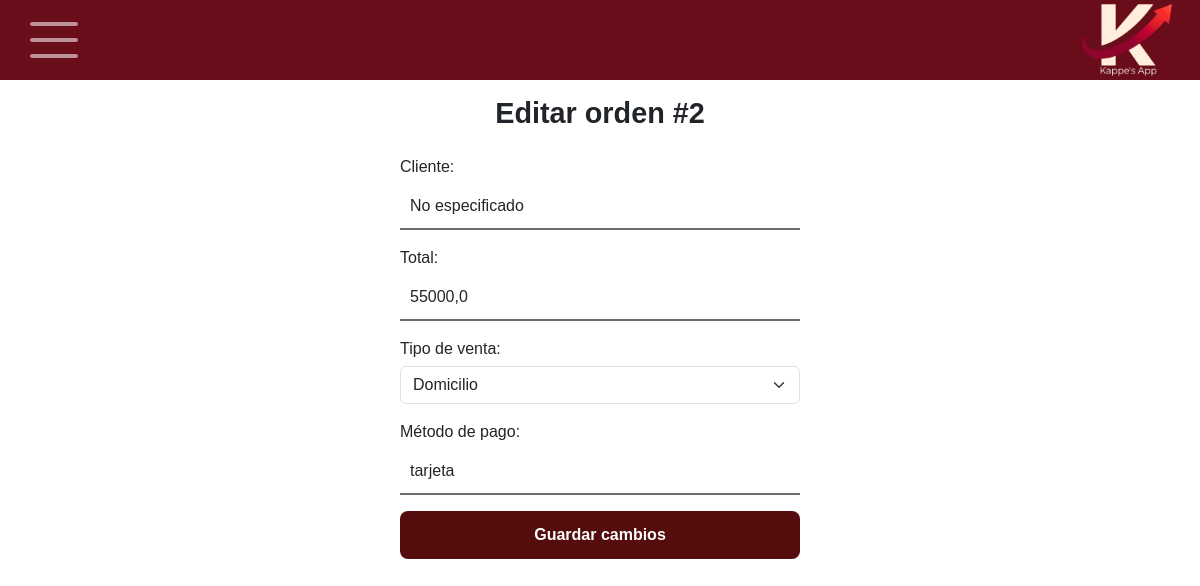
The app's page /ventas/editar_orden/17/ with its own data.
### principal/models/orden.py (models this page shows, shortened)
class Orden(models.Model):
    id_orden = models.AutoField(primary_key=True)
    id_usuario = models.ForeignKey(Usuario, on_delete=models.CASCADE, related_name='ordenes', null=True, blank=True)
    numero_orden = models.PositiveIntegerField(default=0)
    id_mesa = models.ForeignKey(Mesa, on_delete=models.SET_NULL, null=True, blank=True, related_name='ordenes')
    id_tipoVenta = models.ForeignKey(tipoVenta, on_delete=models.CASCADE, related_name='ordenes')
    fecha = models.DateTimeField(auto_now_add=True)
    total = models.FloatField(default=0)
    detalles = models.JSONField(default=list)
    nombre_cliente = models.CharField(max_length=100, null=True, blank=True)
    oculta = models.BooleanField(default=False)
    estado_pago = models.CharField(
    max_length=10,
    choices=[('pendiente', 'Pendiente'), ('pago', 'Pago')],
    default='pendiente'
    )
    metodo_pago = models.CharField(
        max_length=20,
        choices=[
            ('efectivo', 'Efectivo'),
            ('tarjeta', 'Tarjeta'),
            ('transferencia', 'Transferencia')
        ],
        default='efectivo'
    )

### principal/models/tipoVenta.py (models this page shows, shortened)
class tipoVenta(models.Model):
    id_tipo = models.AutoField(primary_key=True)
    nombre = models.CharField(max_length=100)
    descripcion = models.TextField(blank=True)
    ajuste_precio = models.DecimalField(max_digits=10, decimal_places=2, default=0)
    modo_ajuste = models.CharField(max_length=50)

### principal/views/views_editar_orden.py (the view, shortened to what this page needs)
# urls.py: path('editar_orden/<int:id_orden>/', views_home.editar_orden, name='editar_orden'),
def editar_orden(request, id_orden):
    orden = get_object_or_404(Orden, id_orden=id_orden)
    tiposVenta = tipoVenta.objects.all()
    return render(request, 'editar_orden.html', {
        'orden': orden,
        'tiposVenta': tiposVenta,
    })

### templates/editar_orden.html (shortened to what this page needs)
{% extends "base.html" %}
{% load static %}
{% block extra_css %}
<link rel="stylesheet" href="{% static 'css/editar_orden.css' %}">
{% endblock %}
{% block content %}
<div class="form-container">
  <h1 class="fw-bold mb-4 text-center">Editar orden #{{ orden.numero_orden }}</h1>
  <form method="POST">
    <div class="mb-3">
      <label for="nombre_cliente" class="form-label">Cliente:</label>
      <input type="text" name="nombre_cliente" class="form-control" value="{{ orden.nombre_cliente }}">
    </div>
    <div class="mb-3">
      <label for="total" class="form-label">Total:</label>
      <input type="text" name="total" class="form-control" value="{{ orden.total }}">
    </div>
    <div class="mb-3">
      <label for="id_tipoVenta" class="form-label">Tipo de venta:</label>
      <select name="id_tipoVenta" class="form-select">
        {% for tipo in tiposVenta %}
          <option value="{{ tipo.id_tipoVenta }}"
            {% if orden.id_tipoVenta.id_tipoVenta == tipo.id_tipoVenta %}selected{% endif %}>
            {{ tipo.nombre }}
          </option>
        {% endfor %}
      </select>
    </div>
    <div class="mb-3">
      <label for="metodo_pago" class="form-label">Método de pago:</label>
      <input type="text" name="metodo_pago" class="form-control" value="{{ orden.metodo_pago }}">
    </div>
    <button type="submit" class="btn btn-save w-100">Guardar cambios</button>
  </form>
</div>
{% endblock %}

### static/css/base.css (style rules this page uses)
body { font-family: Arial, sans-serif; }

### static/css/editar_orden.css (style rules this page uses)
.form-container { background-color: transparent; border-radius: 0; box-shadow: none; text-align: left; max-width: 400px; margin: 0 auto; }
.form-container h1 { font-size: 1.8rem; font-weight: bold; margin-bottom: 1.5rem; }
.form-label { font-size: 1rem; font-weight: 500; margin-bottom: 5px; display: block; text-align: left; }
.form-container .form-control { border: none; border-bottom: 2px solid #6c6c6c; border-radius: 0; box-shadow: none; padding: 10px; font-size: 1rem; background-color: transparent; }
.btn-save { background-color: #540c0c; color: #fff; font-weight: bold; border-radius: 8px; padding: 12px; border: none; transition: background-color 0.3s ease; }

### records on screen
Orden: numero_orden "2", nombre_cliente "No especificado", total "55000,0", id_tipoVenta "Domicilio", metodo_pago "tarjeta"
